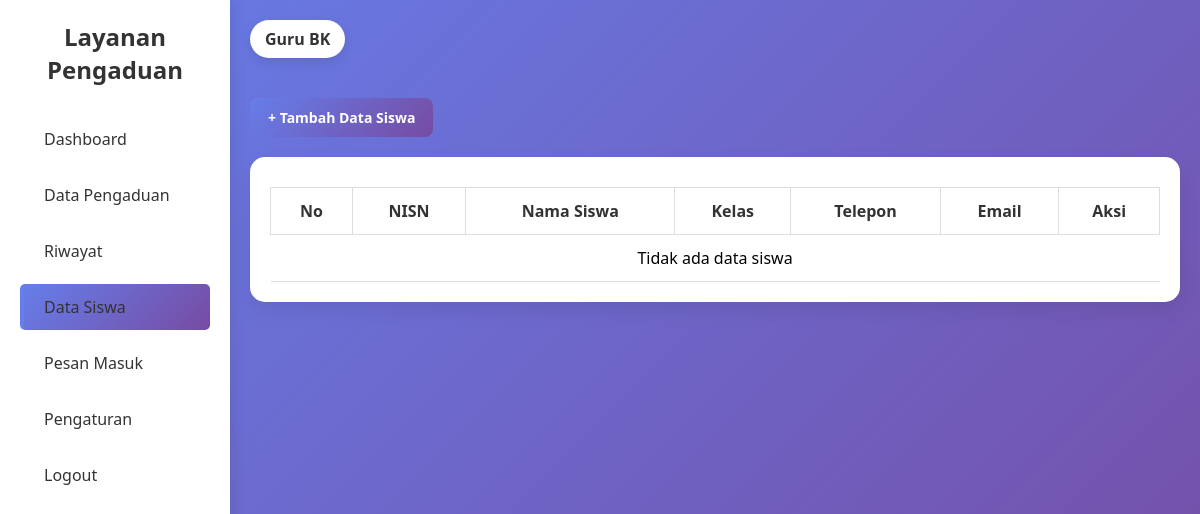
Before: /data_siswa.php (signed in) with the older database file.
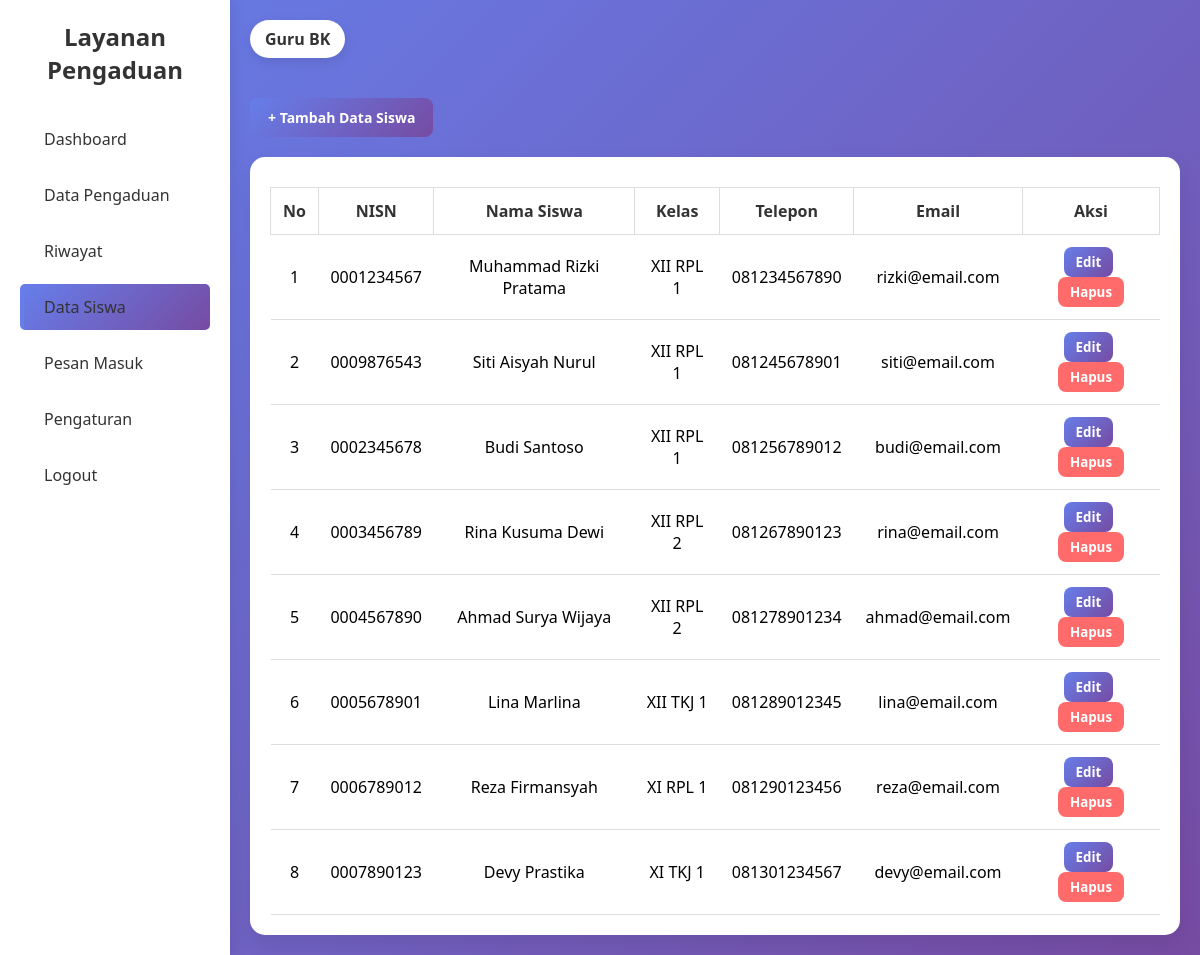
After: the same page with the newer database file.
### tables this page shows
CREATE TABLE IF NOT EXISTS `siswa` (
  `id_siswa` int(11) NOT NULL,
  `nisn` varchar(20) NOT NULL,
  `nama` varchar(100) NOT NULL,
  `jenis_kelamin` enum('Laki-laki','Perempuan') NOT NULL,
  `tempat_lahir` varchar(100) DEFAULT NULL,
  `tanggal_lahir` date DEFAULT NULL,
  `alamat` text DEFAULT NULL,
  `telpon` varchar(15) DEFAULT NULL,
  `email` varchar(100) DEFAULT NULL,
  `id_kelas` int(11) DEFAULT NULL,
  `password` varchar(255) NOT NULL,
  `foto` varchar(255) DEFAULT NULL,
  `status` enum('aktif','nonaktif') DEFAULT 'aktif',
  `created_at` datetime DEFAULT current_timestamp(),
  `updated_at` datetime DEFAULT current_timestamp() ON UPDATE current_timestamp()
);

CREATE TABLE IF NOT EXISTS `kelas` (
  `id_kelas` int(11) NOT NULL,
  `nama_kelas` varchar(50) NOT NULL,
  `tingkat` varchar(50) NOT NULL,
  `jurusan` varchar(100) NOT NULL
);

### data_siswa.php (the view, shortened to what this page needs)
<?php
include 'koneksi.php';
$query = "SELECT s.*, k.nama_kelas FROM siswa s LEFT JOIN kelas k ON s.id_kelas = k.id_kelas ORDER BY s.id_siswa ASC";
$result = mysqli_query($conn, $query);
$siswa_list = [];
while ($row = mysqli_fetch_assoc($result)) {
    $siswa_list[] = $row;
}
?>
<!DOCTYPE html>
<html>
<head>
    <link rel="stylesheet" href="css/dashboard.css">
    <link rel="stylesheet" href="css/data_siswa.css">
</head>
<body>
<div class="container">
    <div class="sidebar">
        <h2>Layanan Pengaduan</h2>
        <ul>
            <li><a href="dashboard.php">Dashboard</a></li>
            <li><a href="data_pengaduan.php">Data Pengaduan</a></li>
            <li><a href="riwayat_pengaduan.php">Riwayat</a></li>
            <li class="active"><a href="data_siswa.php">Data Siswa</a></li>
            <li><a href="pesan_masuk.php">Pesan Masuk</a></li>
            <li><a href="pengaturan.php">Pengaturan</a></li>
            <li><a href="index.php">Logout</a></li>
        </ul>
    </div>
    <div class="main">
        <div class="user">Guru BK</div>
        <div style="margin-top:20px;">
            <a href="tambah_siswa.php">
                <button class="btn-tambah">+ Tambah Data Siswa</button>
            </a>
        </div>
        <div class="table-container">
            <table>
                <thead>
                    <tr>
                        <th>No</th>
                        <th>NISN</th>
                        <th>Nama Siswa</th>
                        <th>Kelas</th>
                        <th>Telepon</th>
                        <th>Email</th>
                        <th>Aksi</th>
                    </tr>
                </thead>
                <tbody>
                    <?php
                    if (count($siswa_list) > 0) {
                        $no = 1;
                        foreach ($siswa_list as $siswa) {
                            echo "<tr>";
                            echo "<td>" . $no++ . "</td>";
                            echo "<td>" . htmlspecialchars($siswa['nisn']) . "</td>";
                            echo "<td>" . htmlspecialchars($siswa['nama']) . "</td>";
                            echo "<td>" . htmlspecialchars($siswa['nama_kelas'] ?? '-') . "</td>";
                            echo "<td>" . htmlspecialchars($siswa['telpon'] ?? '-') . "</td>";
                            echo "<td>" . htmlspecialchars($siswa['email'] ?? '-') . "</td>";
                            echo "<td>";
                            echo "<a href='edit_siswa.php?id=" . $siswa['id_siswa'] . "'>";
                            echo "<button class='btn-edit'>Edit</button>";
                            echo "</a> ";
                            echo "<a href='proses_siswa.php?aksi=hapus&id=" . $siswa['id_siswa'] . "' onclick='return confirm(\"Yakin ingin menghapus?\")'>";
                            echo "<button class='btn-hapus'>Hapus</button>";
                            echo "</a>";
                            echo "</td>";
                            echo "</tr>";
                        }
                    } else {
                        echo "<tr><td colspan='7' style='text-align:center'>Tidak ada data siswa</td></tr>";
                    }
                    ?>
                </tbody>
            </table>
        </div>
    </div>
</div>
</body>
</html>

Changed rows visible on the page:
added siswa: nisn "0001234567", nama "Muhammad Rizki Pratama", id_kelas.nama_kelas "XII RPL 1", telpon "081234567890", email "rizki@email.com"
added siswa: nisn "0009876543", nama "Siti Aisyah Nurul", id_kelas.nama_kelas "XII RPL 1", telpon "081245678901", email "siti@email.com"
added siswa: nisn "0002345678", nama "Budi Santoso", id_kelas.nama_kelas "XII RPL 1", telpon "081256789012", email "budi@email.com"
added siswa: nisn "0003456789", nama "Rina Kusuma Dewi", id_kelas.nama_kelas "XII RPL 2", telpon "081267890123", email "rina@email.com"
added siswa: nisn "0004567890", nama "Ahmad Surya Wijaya", id_kelas.nama_kelas "XII RPL 2", telpon "081278901234", email "ahmad@email.com"
added siswa: nisn "0005678901", nama "Lina Marlina", id_kelas.nama_kelas "XII TKJ 1", telpon "081289012345", email "lina@email.com"
added siswa: nisn "0006789012", nama "Reza Firmansyah", id_kelas.nama_kelas "XI RPL 1", telpon "081290123456", email "reza@email.com"
added siswa: nisn "0007890123", nama "Devy Prastika", id_kelas.nama_kelas "XI TKJ 1", telpon "081301234567", email "devy@email.com"
Other visible differences:
text no longer shown: "Tidak ada data siswa"
